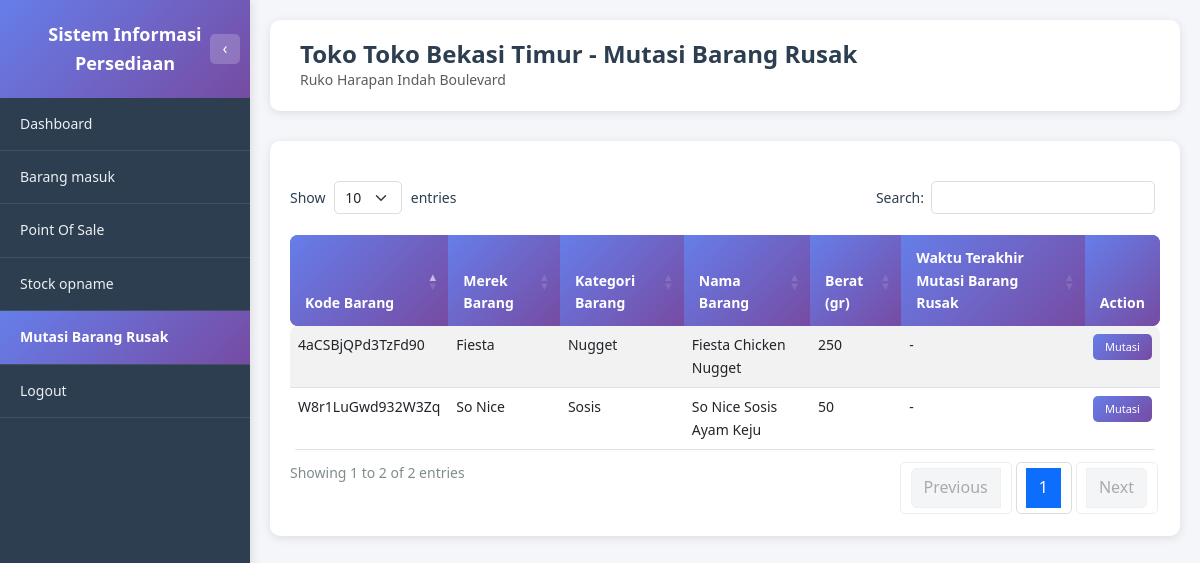
The page /toko/mutasi_barang_rusak.php (signed in) on the database as committed earlier.
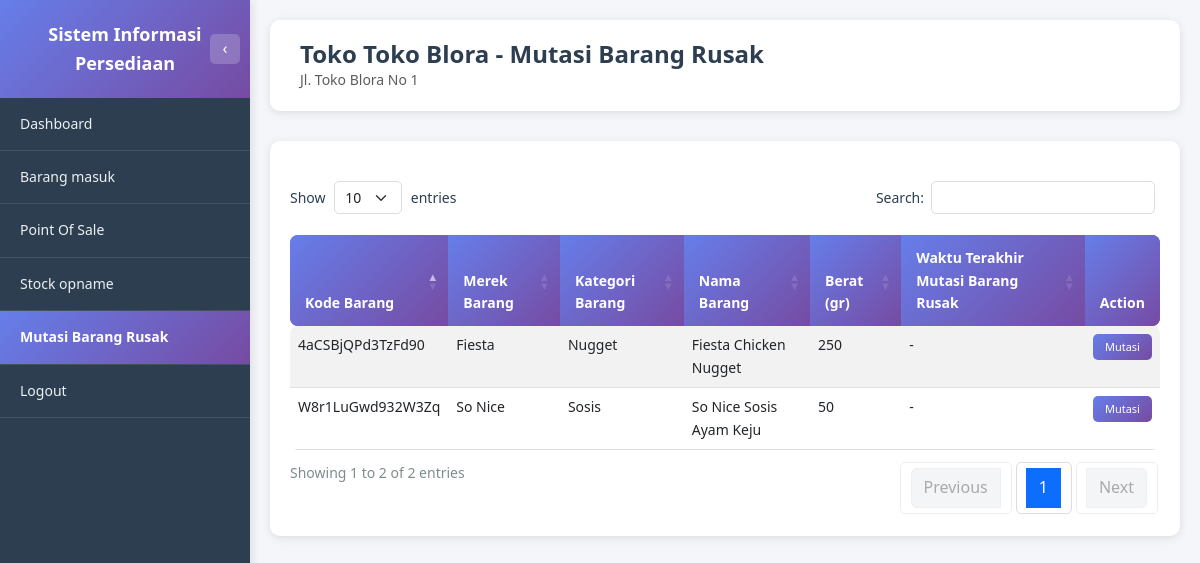
The same page on the database as committed later.
### tables this page shows
CREATE TABLE USERS (
         ID_USERS               VARCHAR(8) NOT NULL,
         KD_LOKASI              VARCHAR(8),
         NAMA                   VARCHAR(256),
         USERNAME               VARCHAR(256),
         PASSWORD               VARCHAR(256),
         STATUS                 ENUM('AKTIF', 'TIDAK AKTIF'),
         PRIMARY KEY (ID_USERS)
      );

CREATE TABLE MASTER_LOKASI (
         KD_LOKASI            VARCHAR(8) NOT NULL,
         NAMA_LOKASI          VARCHAR(256),
         TYPE_LOKASI          ENUM('gudang', 'toko'),
         ALAMAT_LOKASI        VARCHAR(256),
         MAX_STOCK_TOTAL      INT,
         SATUAN               ENUM('PIECES', 'DUS'),
         STATUS               ENUM('AKTIF', 'TIDAK AKTIF'),
         PRIMARY KEY (KD_LOKASI)
      );

### toko/mutasi_barang_rusak.php (the view, shortened to what the changed rows need)
<?php
require_once '../dbconnect.php';
$user_id = $_SESSION['user_id'];
$query_user = "SELECT u.ID_USERS, u.KD_LOKASI, ml.NAMA_LOKASI
               FROM USERS u
               LEFT JOIN MASTER_LOKASI ml ON u.KD_LOKASI = ml.KD_LOKASI
               WHERE u.ID_USERS = ?";
$stmt_user = $conn->prepare($query_user);
$stmt_user->bind_param("s", $user_id);
$stmt_user->execute();
$result_user = $stmt_user->get_result();
$user_data = $result_user->fetch_assoc();
$kd_lokasi = $user_data['KD_LOKASI'];
$nama_lokasi = $user_data['NAMA_LOKASI'] ?? 'Toko';
$query_alamat = "SELECT ALAMAT_LOKASI FROM MASTER_LOKASI WHERE KD_LOKASI = ?";
$stmt_alamat = $conn->prepare($query_alamat);
$stmt_alamat->bind_param("s", $kd_lokasi);
$stmt_alamat->execute();
$result_alamat = $stmt_alamat->get_result();
$alamat_lokasi = $result_alamat->num_rows > 0 ? $result_alamat->fetch_assoc()['ALAMAT_LOKASI'] : '';
?>
<!DOCTYPE html>
<html lang="id">
<head>
    <link href="https://cdn.jsdelivr.net/npm/bootstrap@5.3.0/dist/css/bootstrap.min.css" rel="stylesheet">
    <link href="https://cdn.datatables.net/1.13.7/css/dataTables.bootstrap5.min.css" rel="stylesheet">
    <link href="https://cdn.jsdelivr.net/npm/sweetalert2@11/dist/sweetalert2.min.css" rel="stylesheet">
    <link href="../assets/css/style.css" rel="stylesheet">
</head>
<body class="dashboard-body">
    <div class="main-content">
        <div class="page-header">
            <h1 class="page-title">Toko <?php echo htmlspecialchars($nama_lokasi); ?> - Mutasi Barang Rusak</h1>
            <?php if (!empty($alamat_lokasi)): ?>
                <p class="text-muted mb-0"><?php echo htmlspecialchars($alamat_lokasi); ?></p>
            <?php endif; ?>
        </div>
        <div class="table-section">
            <div class="table-responsive">
                <table id="tableMutasiBarangRusak" class="table table-custom table-striped table-hover">
                    <thead>
                        <tr>
                            <th>Kode Barang</th>
                            <th>Merek Barang</th>
                            <th>Kategori Barang</th>
                            <th>Nama Barang</th>
                            <th>Berat (gr)</th>
                            <th>Waktu Terakhir Mutasi Barang Rusak</th>
                            <th>Action</th>
                        </tr>
                    </thead>
                </table>
            </div>
        </div>
    </div>
</body>
</html>

Rows that differ between the two databases and show on the page:
changed through a linked row, users: KD_LOKASI.NAMA_LOKASI "Toko Bekasi Timur" → "Toko Blora"
changed master_lokasi: ALAMAT_LOKASI "Ruko Harapan Indah Boulevard" → "Jl. Toko Blora No 1"
